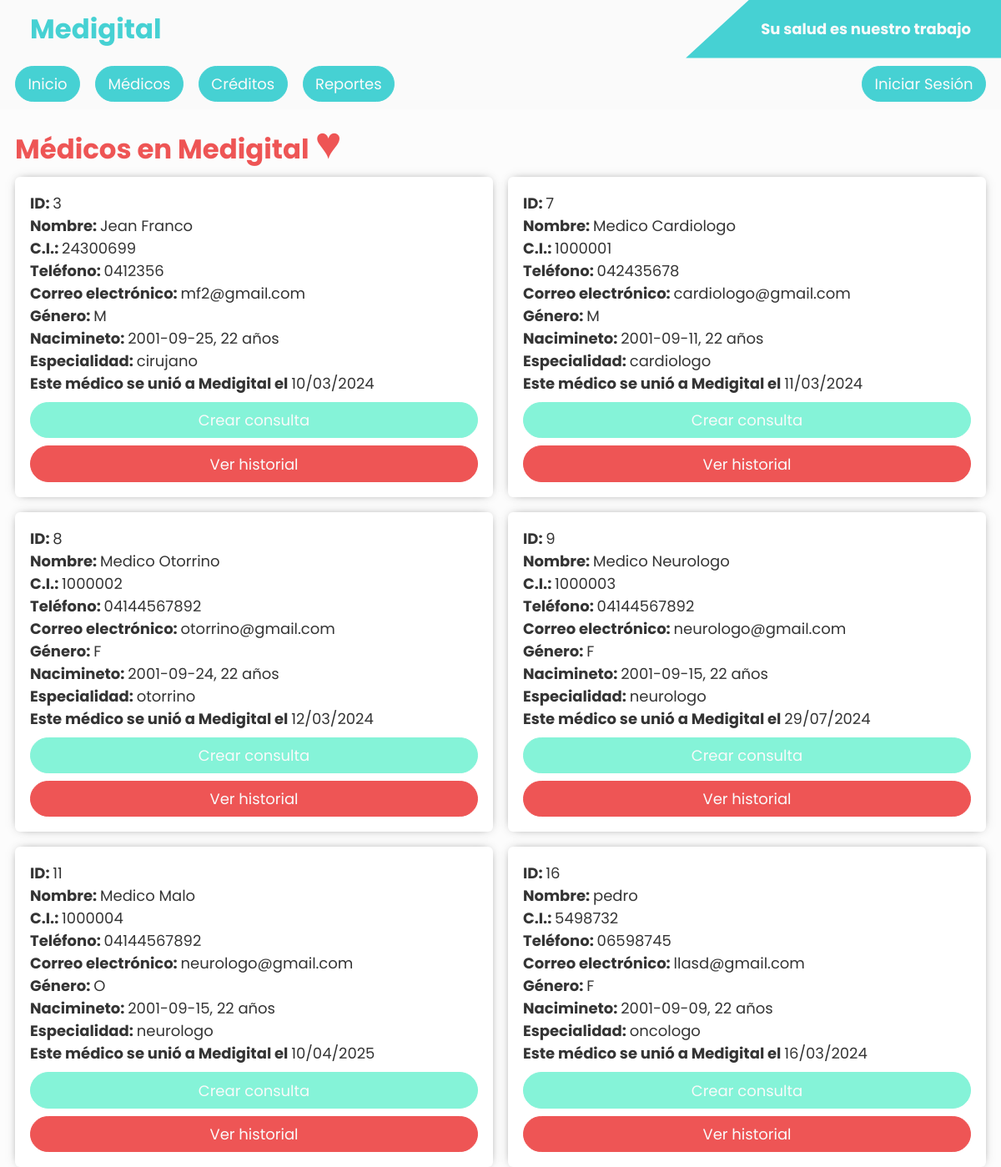
The app's page /medicos with its own data.
### tables this page shows
CREATE TABLE medico (
                        id INTEGER PRIMARY KEY,
                        especialidad TEXT NOT NULL,
                        usuario_id INTEGER NOT NULL,

                        FOREIGN KEY(usuario_id) REFERENCES usuario(id)
                        );

CREATE TABLE usuario (
                        id INTEGER PRIMARY KEY AUTOINCREMENT,
                        nombre TEXT NOT NULL,
                        ci INTEGER NOT NULL,
                        telefono TEXT NOT NULL,
                        correo TEXT NOT NULL,
                        genero CHAR,  
                        nacimiento INTEGER NOT NULL,
                        fecha_creacion INT NOT NULL, clave text not null default 12345678,

                        UNIQUE(ci)
                        );

### app.py (the view)
@app.route("/medicos")
def medicos():
    token = request.cookies.get("auth-cookie")
    session = decode_jwt(token) if token else None
    db = db_injection()
    cursor = db.cursor()
    medicos = cursor.execute(
        """SELECT
        usuario.id as id,
        usuario.nombre as nombre,
        usuario.ci as ci,
        usuario.telefono as telefono,
        usuario.correo as correo,
        usuario.genero as genero,
        usuario.nacimiento as nacimiento,
        usuario.fecha_creacion as fecha_creacion,
        medico.especialidad as especialidad
        FROM usuario INNER JOIN medico ON usuario.id = medico.usuario_id LIMIT 100""").fetchall()
    db.close()
    print(medicos)
    return render_template("medico/index.html.j2", medicos=[MedicoFactoryDates(medico) for medico in medicos], session=session)

### src/custom_types/medico.py (called while the page is built)
def MedicoFactoryDates(data: list[str]):
    id, nombre, ci, telefono, correo, genero, nacimiento, fecha_creacion, especialidad = data
    print(nacimiento)
    date = get_datetime_from_unix(int(nacimiento))
    now = datetime.datetime.now()
    less = 1 if int(date.month) > int(now.month) or int(
        date.day) > int(now.day) else 0
    years = now.year - date.year - less
    return {
        "id": id,
        "nombre": nombre,
        "ci": ci,
        "telefono": telefono,
        "correo": correo,
        "genero": genero,
        "nacimiento": f"{date.date()}, {years} años",
        "fecha_creacion": get_datetime_from_unix(int(fecha_creacion)).date().strftime("%d/%m/%Y"),
        "especialidad": especialidad,
    }

### src/database/main.py (called while the page is built)
def db_injection():
    return sqlite3.connect(
        database="./src/database/compu.db"
    )

### src/helpers/dates.py (called while the page is built)
def get_datetime_from_unix(unix: int) -> datetime.datetime:
    return datetime.datetime.fromtimestamp(unix)

### templates/medico/index.html.j2 (shortened to what this page needs)
{% extends "layout.html.j2" %}
{% block children %}
<h2 style="font-size: 1.8rem; margin: 0 1rem; color: var(--secondary-color)">Médicos en Medigital <span
        style="font-size: 3rem; height: 48px">♥</span></h2>
{% if medicos|length == 0 %}
<h3 style="margin: 1rem 2rem;">Vaya, no se encontraron médicos. Intente más tarde.</h3>
{% else %}
<section class="medicos_container">
    {% for medico_info in medicos %}
    <div class="card">
        <p><b>ID: </b>{{medico_info.id}}</p>
        <p><b>Nombre: </b>{{medico_info.nombre}}</p>
        <p><b>C.I.: </b>{{medico_info.ci}}</p>
        <p><b>Teléfono: </b>{{medico_info.telefono}}</p>
        <p><b>Correo electrónico: </b>{{medico_info.correo}}</p>
        <p><b>Género: </b>{{medico_info.genero}}</p>
        <p><b>Nacimineto: </b>{{medico_info.nacimiento}}</p>
        <p><b>Especialidad: </b>{{medico_info.especialidad}}</p>
        <p><b>Este médico se unió a Medigital el </b>{{medico_info.fecha_creacion}}</p>
        <a class="menu-link bg-third" href="/consulta?id={{ medico_info.id }}&backTo=/medicos"
            style="width: 100%; margin-top: .5rem;">Crear
            consulta</a>
        <a class="menu-link bg-secondary" href="/reporte/medico/{{ medico_info.ci }}?backTo=/medicos"
            style="width: 100%; margin-top: .5rem">Ver
            historial</a>
    </div>
    {% endfor %}
</section>
{% endif %}
{% endblock children %}

### templates/medico/index.html.j2 (style rules this page uses)
.medicos_container { width: 100%; display: grid; grid-template-columns: 1fr; grid-gap: 1rem; padding: 0 1rem; }
@media screen and (min-width: 776px) { .medicos_container { grid-template-columns: repeat(2, minmax(350px, 1fr)); } }

### templates/layout.html.j2 (style rules this page uses)
.card { border-radius: 6px; box-shadow: 0 0 12px -6px #343434; background-color: #fff; padding: 1rem; }
.menu-link { padding: .6rem 1.2rem; background-color: var(--main-color); color: #fafafa; border: thin solid var(--main-color); border-radius: 5rem; font-size: 1.3rem; font-weight: 400; text-decoration: none; text-align: center; line-break: loose; text-wrap: nowrap; transition: background-color 300ms ease, color 300ms ease; }
:root { --main-color: #46d1d3; --main-color-hover: rgb(60, 181, 183); --secondary-color: #e55; --secondary-color-hover: rgb(227, 73, 73); --third-color: rgb(133, 243, 216); --third-color-hover: rgb(102, 218, 189); --success-color: rgb(0, 201, 0); --error-color: rgb(255, 55, 55); --warning-color: rgb(245, 255, 50); --info-color: rgb(79, 108, 255); background-color: #fcfcfc; font-size: 13px; color: #343434; }
body { max-width: 100vw; min-height: 100vh; overflow-x: hidden; }
*, *::after, *::before { margin: 0; box-sizing: border-box; font-family: "Poppins", "Montserrat", Arial, Helvetica, sans-serif; font-size: 1rem; }
.bg-secondary { background-color: var(--secondary-color); border: thin solid var(--secondary-color); }
.bg-third { background-color: var(--third-color); border: thin solid var(--third-color); }
@media screen and (min-width: 480px) { :root { font-size: 14px; } }
@media screen and (min-width: 776px) { :root { font-size: 16px; } }
@media screen and (min-width: 776px) { .menu-link, .button { padding: .4rem .8rem; font-size: 1rem; text-align: center; display: flex; justify-content: center; align-items: center; } }
@media screen and (min-width: 990px) { :root { font-size: 18px; } }

### records on screen
medico: id "3", nombre "Jean Franco", ci "24300699", telefono "0412356", correo "mf2@gmail.com", genero "M", nacimiento "2001-09-25, 22 años", especialidad "cirujano", fecha_creacion "10/03/2024"
medico: id "7", nombre "Medico Cardiologo", ci "1000001", telefono "042435678", correo "cardiologo@gmail.com", genero "M", nacimiento "2001-09-11, 22 años", especialidad "cardiologo", fecha_creacion "11/03/2024"
medico: id "8", nombre "Medico Otorrino", ci "1000002", telefono "04144567892", correo "otorrino@gmail.com", genero "F", nacimiento "2001-09-24, 22 años", especialidad "otorrino", fecha_creacion "12/03/2024"
medico: id "9", nombre "Medico Neurologo", ci "1000003", telefono "04144567892", correo "neurologo@gmail.com", genero "F", nacimiento "2001-09-15, 22 años", especialidad "neurologo", fecha_creacion "29/07/2024"
medico: id "11", nombre "Medico Malo", ci "1000004", telefono "04144567892", correo "neurologo@gmail.com", genero "O", nacimiento "2001-09-15, 22 años", especialidad "neurologo", fecha_creacion "10/04/2025"
medico: id "16", nombre "pedro", ci "5498732", telefono "06598745", correo "llasd@gmail.com", genero "F", nacimiento "2001-09-09, 22 años", especialidad "oncologo", fecha_creacion "16/03/2024"
